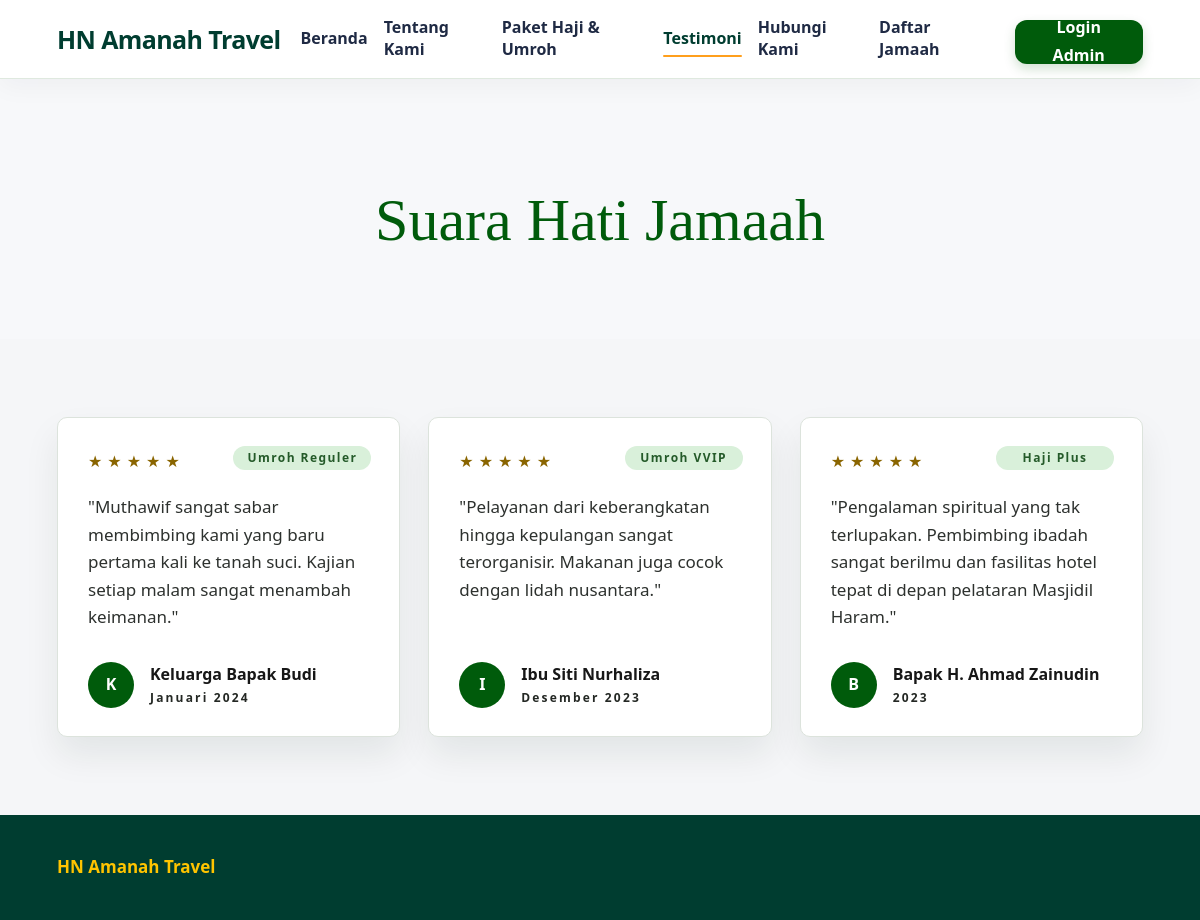
The app's page /testimoni.php with its own data.
### tables this page shows
CREATE TABLE testimoni (
    id_testimoni INT AUTO_INCREMENT PRIMARY KEY,
    nama_jamaah VARCHAR(100) NOT NULL,
    nama_paket VARCHAR(100) NOT NULL,
    rating INT NOT NULL,
    isi_testimoni TEXT NOT NULL,
    tanggal VARCHAR(50) NOT NULL
);

### testimoni.php (the view, shortened to what this page needs)
<?php
include 'koneksi.php';
$query = mysqli_query($konek, "SELECT * FROM testimoni ORDER BY id_testimoni DESC");
?>
<!DOCTYPE html>
<html lang="en">
<head>
  <link href="https://cdn.jsdelivr.net/npm/bootstrap@5.3.3/dist/css/bootstrap.min.css" rel="stylesheet">
  <link rel="stylesheet" href="style.css">
</head>
<body>
<nav class="navbar navbar-expand-lg site-navbar">
  <div class="container">
    <a href="index.php" class="navbar-brand brand">HN Amanah Travel</a>
    <div class="collapse navbar-collapse" id="mainNav">
      <ul class="navbar-nav ms-auto align-items-lg-center gap-lg-2">
        <li class="nav-item"><a class="nav-link" href="index.php">Beranda</a></li>
        <li class="nav-item"><a class="nav-link" href="tentang.php">Tentang Kami</a></li>
        <li class="nav-item"><a class="nav-link" href="paket.php">Paket Haji & Umroh</a></li>
        <li class="nav-item"><a class="nav-link active" href="testimoni.php">Testimoni</a></li>
        <li class="nav-item"><a class="nav-link" href="hubungi.php">Hubungi Kami</a></li>
        <li class="nav-item"><a class="nav-link" href="daftar.php">Daftar Jamaah</a></li>
        <li class="nav-item ms-lg-2"><a href="login.php" class="btn-login">Login Admin</a></li>
      </ul>
    </div>
  </div>
</nav>
<header class="testi-hero">
  <div class="container">
    <h1>Suara Hati Jamaah</h1>
  </div>
</header>
<main class="section">
  <div class="container">
    <div class="testi-grid">
      <?php while ($data = mysqli_fetch_array($query)) { ?>
      <article class="testi-card">
        <span class="badge"><?php echo htmlspecialchars($data['nama_paket']); ?></span>
        <div>
          <div class="testi-stars"><?php for($i=1; $i <= $data['rating']; $i++){ echo '★'; } ?></div>
          <p class="testi-text">"<?php echo htmlspecialchars($data['isi_testimoni']); ?>"</p>
        </div>
        <div class="testi-author">
          <div class="avatar"><?php echo strtoupper(substr($data['nama_jamaah'], 0, 1)); ?></div>
          <div>
            <div class="author-name"><?php echo htmlspecialchars($data['nama_jamaah']); ?></div>
            <div class="author-meta"><?php echo htmlspecialchars($data['tanggal']); ?></div>
          </div>
        </div>
      </article>
      <?php } ?>
    </div>
  </div>
</main>
<footer class="footer"><div class="container footer-inner"><div class="footer-brand">HN Amanah Travel</div></div></footer>
</body>
</html>

### style.css (style rules this page uses)
*, *::before, *::after { box-sizing: border-box; margin: 0; padding: 0; }
:root { --green: #005b0b; --green-dark: #003d30; --green-soft: #dceedd; --gold: #8a6500; --gold-soft: #ffd35d; --text: #171717; --muted: #5f665f; --line: #dce3dc; --bg: #f5f6f8; --white: #ffffff; --shadow: 0 18px 35px rgba(18, 32, 24, 0.08); --serif: Georgia, 'Times New Roman', serif; --sans: 'Segoe UI', Arial, sans-serif; }
html { scroll-behavior: smooth; }
body { font-family: var(--sans); color: var(--text); background: var(--bg); line-height: 1.7; }
a { text-decoration: none; color: inherit; }
.container { width: min(1110px, calc(100% - 80px)); margin: 0 auto; }
.navbar { position: sticky; top: 0; z-index: 99; background: rgba(255,255,255,0.97); border-bottom: 1px solid #dfe9df; backdrop-filter: blur(10px); }
.brand { font-size: 25px; font-weight: 800; color: var(--green-dark); letter-spacing: -0.6px; white-space: nowrap; }
.btn-login { display: inline-flex; align-items: center; justify-content: center; min-width: 72px; height: 42px; border-radius: 11px; background: var(--green); color: #fff !important; font-weight: 800; padding: 0 19px; box-shadow: 0 5px 12px rgba(0, 91, 11, 0.18); }
.section { padding: 78px 0; }
.feature-card, .value-card, .testi-card, .package-card, .info-panel, .dashboard-card, .empty-state { background: var(--white); border: 1px solid var(--line); border-radius: 10px; box-shadow: var(--shadow); }
.testi-hero { min-height: 260px; display: grid; place-items: center; text-align: center; background: #f7f8fa; padding-top: 30px; }
.testi-hero h1 { font-family: var(--serif); color: var(--green); font-size: clamp(42px, 5vw, 64px); line-height: 1.1; }
.testi-grid { display: grid; grid-template-columns: repeat(3, 1fr); gap: 28px; }
.testi-card { position: relative; min-height: 300px; display: flex; flex-direction: column; justify-content: space-between; padding: 30px 30px 28px; }
.testi-stars { color: var(--gold); letter-spacing: 5px; font-size: 16px; margin-bottom: 18px; }
.badge { position: absolute; top: 28px; right: 28px; min-width: 118px; width: auto; min-height: 24px; padding: 4px 14px; display: inline-flex; align-items: center; justify-content: center; border-radius: 999px; background: #d9f0da; color: #245a29; font-size: 12px; font-weight: 800; letter-spacing: 0.12em; line-height: 1; white-space: nowrap; box-sizing: border-box; }
.testi-text { color: #2d312e; font-size: 17px; line-height: 1.62; margin-bottom: 30px; }
.testi-author { display: flex; align-items: center; gap: 16px; }
.avatar { width: 46px; height: 46px; border-radius: 50%; display: inline-flex; align-items: center; justify-content: center; background: var(--green); color: #fff; font-weight: 900; overflow: hidden; }
.author-name { font-weight: 800; font-size: 16px; }
.author-meta { color: #242824; font-size: 12px; font-weight: 800; letter-spacing: 0.18em; }
.footer { background: var(--green-dark); color: #dce9df; padding: 38px 0; }
.footer-inner { display: grid; grid-template-columns: 1fr auto 1fr; align-items: center; gap: 30px; }
.footer-brand { color: #ffc400; font-weight: 900; font-size: 17px; }
.site-navbar { min-height: 78px; padding: 0; background: rgba(255, 255, 255, 0.98); border-bottom: 1px solid #dfe9df; box-shadow: 0 8px 24px rgba(17, 24, 39, 0.04); }
.site-navbar .container { min-height: 78px; display: flex; align-items: center; }
.site-navbar .navbar-collapse { flex-grow: 0; }
.site-navbar .navbar-nav { gap: 12px; }
.site-navbar .nav-link { position: relative; padding: 8px 4px !important; color: #1f2a44; font-weight: 600; line-height: 1.35; }
.site-navbar .nav-link::after { content: ''; position: absolute; left: 4px; right: 4px; bottom: 1px; height: 2px; border-radius: 999px; background: #ff9f1c; transform: scaleX(0); transform-origin: left; transition: transform 0.2s ease; }
.site-navbar .nav-link:hover, .site-navbar .nav-link.active { color: var(--green-dark); }
.site-navbar .nav-link:hover::after, .site-navbar .nav-link.active::after { transform: scaleX(1); }
.site-navbar .btn-login { height: 44px; min-width: 112px; border-radius: 12px; text-align: center; margin-left: 8px; }

### records on screen
testimoni: nama_paket "Umroh Reguler", rating 5 (drawn), isi_testimoni "Muthawif sangat sabar membimbing kami yang baru pertama kali ke tanah suci. Kajian setiap malam sangat menambah keimanan.", nama_jamaah "K", nama_jamaah "Keluarga Bapak Budi", tanggal "Januari 2024"
testimoni: nama_paket "Umroh VVIP", rating 5 (drawn), isi_testimoni "Pelayanan dari keberangkatan hingga kepulangan sangat terorganisir. Makanan juga cocok dengan lidah nusantara.", nama_jamaah "I", nama_jamaah "Ibu Siti Nurhaliza", tanggal "Desember 2023"
testimoni: nama_paket "Haji Plus", rating 5 (drawn), isi_testimoni "Pengalaman spiritual yang tak terlupakan. Pembimbing ibadah sangat berilmu dan fasilitas hotel tepat di depan pelataran Masjidil Haram.", nama_jamaah "B", nama_jamaah "Bapak H. Ahmad Zainudin", tanggal "2023"
